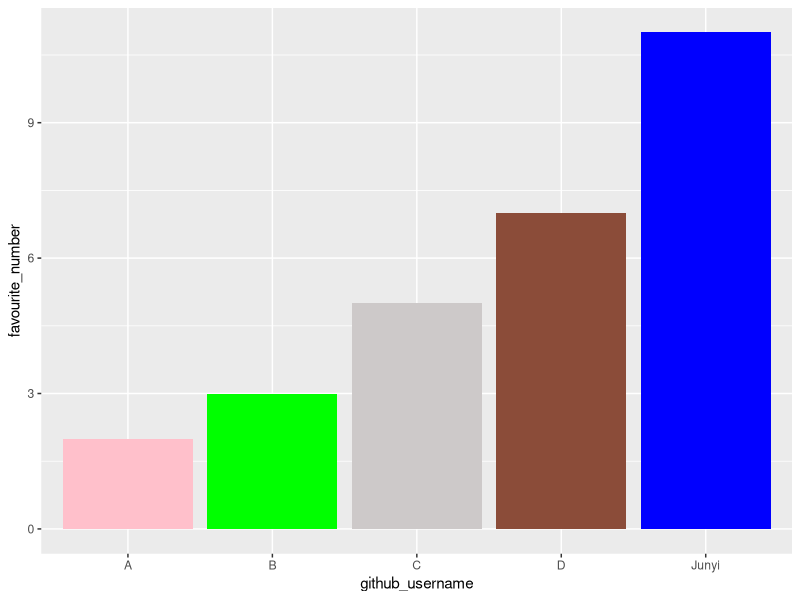

Recreate this plot in R.
## ---- chunk 1
library(tidyverse) 
## ---- chunk 2
team_data <- tibble(
  name = c("Junyi", "A", "b", 
           "C", "D"),
  github_username = c("Junyi", "A", "B", 
                      "C", "D"), 
  colour = c("blue", "pink", "green", 
             "snow3", "salmon4"),
  hobby = c("plsying chess", "A", "B", 
            "C", "D"),
  favourite_number = c(11, 2, 3, 5, 7)
  )

team_data
## ---- chunk 3
p1 <- ggplot(data = team_data, 
             mapping = aes(x = github_username, 
                           y = favourite_number,
                           fill = colour), 
             ) +
   geom_col() +
   scale_fill_identity()
p1
